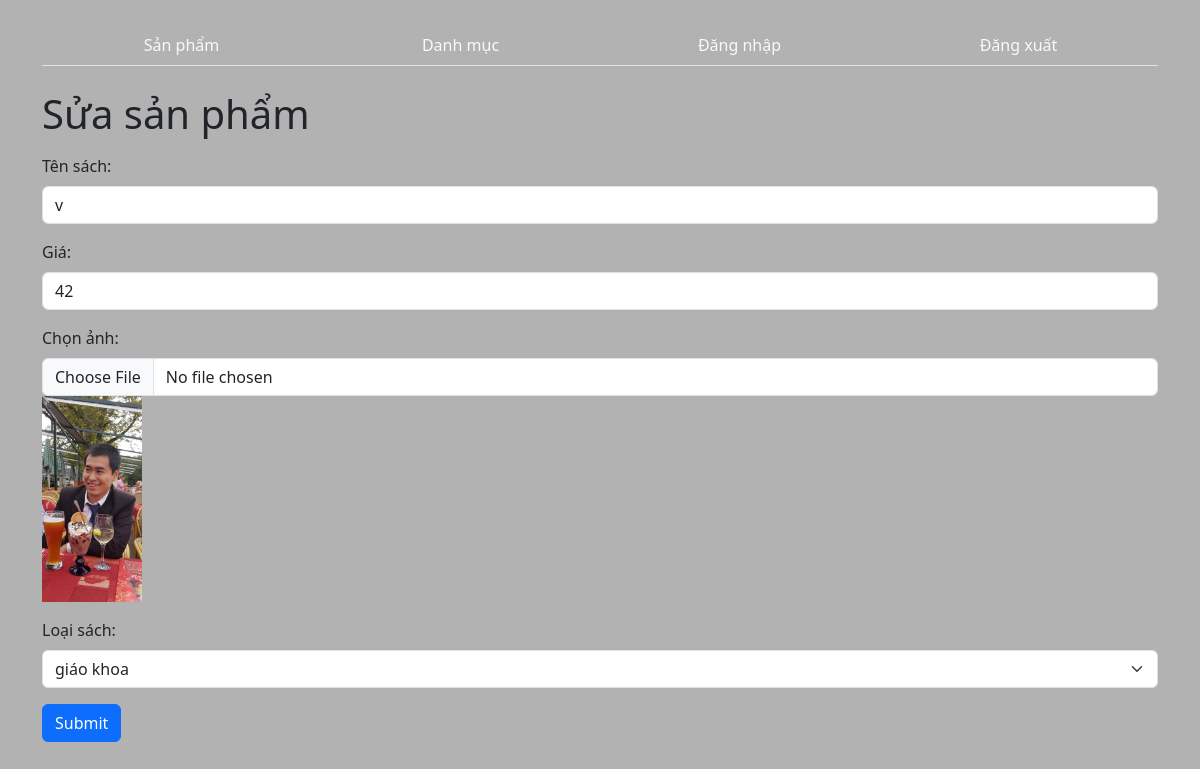
Screenshot of /?act=editsp&id=10 (signed in) with the database file from the repository.
### tables this page shows
CREATE TABLE `sach` (
  `id` int(11) NOT NULL,
  `tensach` varchar(150) NOT NULL,
  `gia` decimal(10,0) NOT NULL,
  `anh` varchar(150) NOT NULL,
  `mota` text NOT NULL,
  `soluong` int(11) NOT NULL,
  `maloai` int(11) NOT NULL
);

CREATE TABLE `loaisach` (
  `id` int(11) NOT NULL,
  `tenloai` varchar(150) NOT NULL
);

### index.php (called while the page is built, shortened)
<?php
require_once "./model/sanpham.php";
require_once "./model/danhmuc.php";
$act = $_GET["act"] ?? "";
switch ($act) {
    case "editsp":
        $id = $_GET['id'];
        $sp = load_one_sp($id);
        $dm = loaddm();
        $view = "view/sp/edit.php";
        break;
}
include_once "./view/header.php";
include $view;
include_once "./view/footer.php";

### model/pdo.php (called while the page is built, shortened)
<?php
function pdo_get_connection(){
    $servername = "localhost";
    $username = "root";
    $password = "";
    try {
        $conn = new PDO("mysql:host=$servername;dbname=books", $username, $password);
        $conn->setAttribute(PDO::ATTR_ERRMODE, PDO::ERRMODE_EXCEPTION);
        return $conn;
    } catch(PDOException $e) {
        echo "Connection failed: " . $e->getMessage();
    }
}
function pdo_query($sql){
    $sql_args=array_slice(func_get_args(),1);
    try{
        $conn=pdo_get_connection();
        $stmt=$conn->prepare($sql);
        $stmt->execute($sql_args);
        $rows=$stmt->fetchAll();
        return $rows;
    }
    catch(PDOException $e){
        throw $e;
    }
    finally{
        unset($conn);
    }
}
function pdo_query_one($sql){
    $sql_args=array_slice(func_get_args(),1);
    try{
        $conn=pdo_get_connection();
        $stmt=$conn->prepare($sql);
        $stmt->execute($sql_args);
        $row=$stmt->fetch(PDO::FETCH_ASSOC);
        return $row;
    }
    catch(PDOException $e){
        throw $e;
    }
    finally{
        unset($conn);
    }
}
?>

### model/sanpham.php (called while the page is built, shortened)
<?php
require_once "pdo.php";
function load_one_sp($id){
    $sql = "SELECT * FROM sach WHERE id = ?";
    return pdo_query_one($sql,$id);
}
?>

### model/danhmuc.php (called while the page is built, shortened)
<?php
require_once "pdo.php";
function loaddm (){
    $sql= "SELECT * FROM loaisach";
    return pdo_query($sql);
}
?>

### view/sp/edit.php (the view, shortened to what this page needs)
<div class="container">
    <h1>Sửa sản phẩm</h1>
    <form action="" enctype="multipart/form-data" method="post">
        <div class="mb-3 mt-3">
            <label for="name" class="form-label">Tên sách:</label>
            <input type="text" class="form-control" id="name" placeholder="Nhập tên sách" name="name" value="<?=$sp['tensach']??''?>">
        </div>
        <div class="mb-3">
            <label for="gia" class="form-label">Giá:</label>
            <input type="text" class="form-control" id="gia" placeholder="Nhập giá" name="gia" value="<?=$sp['gia']??''?>">
        </div>
        <div class="mb-3">
            <label for="img" class="form-label">Chọn ảnh:</label>
            <input type="file" class="form-control" id="img" name="anh">
            <img src="uploads/<?=$sp['anh']?>" alt="" width="100px">
        </div>
        <div class="mb-3">
            <label for="maloai" class="form-label">Loại sách:</label>
            <select class="form-select" aria-label="Default select example" name="maloai" id="maloai">
                <?php foreach($dm as $value) : ?>
                <option value="<?=$value['id']?>" <?=($sp['maloai']==$value['id'])?"selected":""?>><?=$value['tenloai']?></option>
                <?php endforeach ?>
            </select>
        </div>
        <button type="submit" class="btn btn-primary">Submit</button>
    </form>
</div>

### rows the page displays
sach: name "v", gia "42", anh (picture), maloai "giáo khoa"
